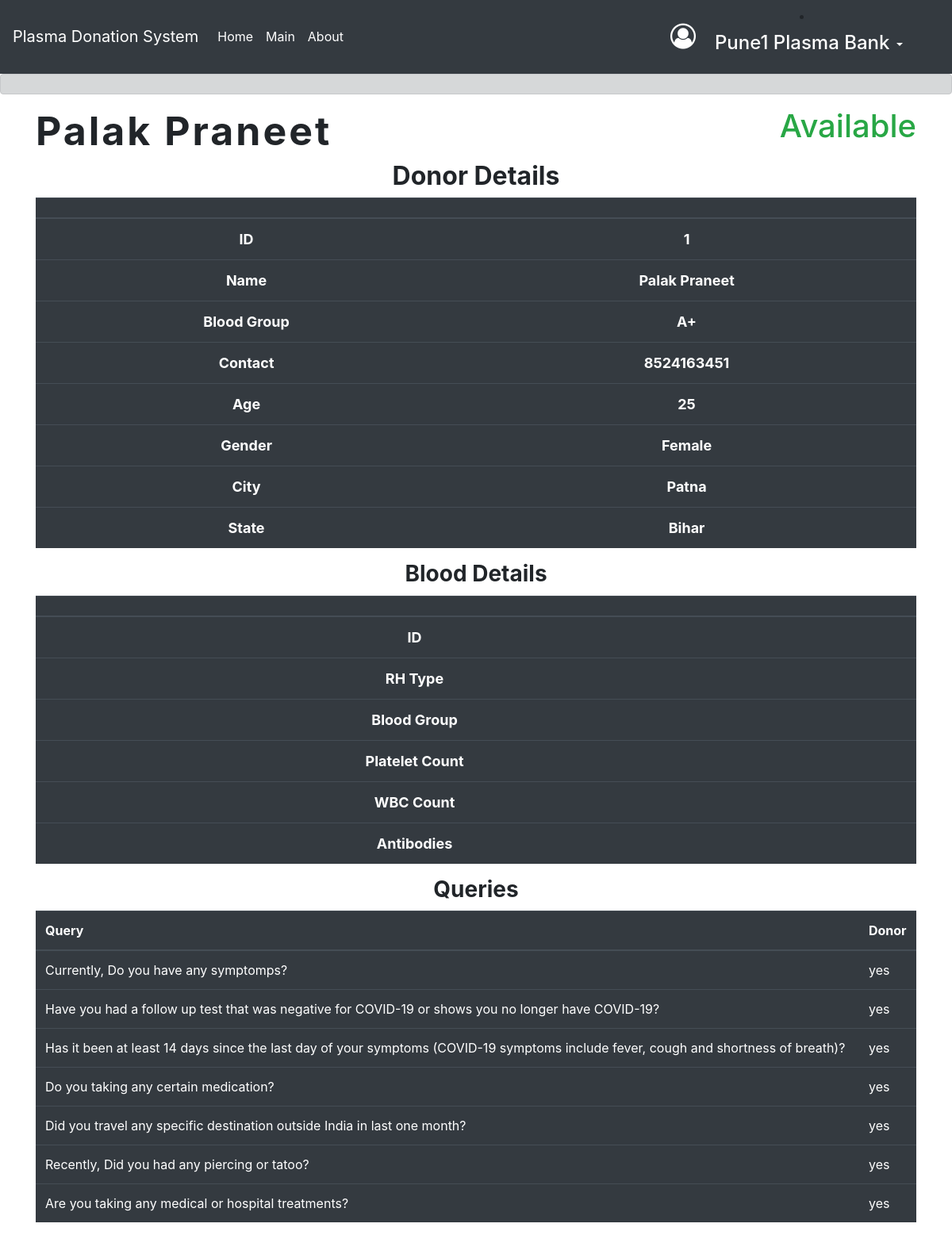
/donorprofile/1 (signed in), run on the app's committed database.
### home/models.py (models this page shows, shortened)
class Donor(models.Model):
    fname = models.CharField(max_length=50)
    lname = models.CharField(max_length=50)
    mobile = models.BigIntegerField()
    blood = models.CharField(max_length=10)
    email = models.CharField(max_length=100)
    age = models.IntegerField()
    gender = models.CharField(max_length=20)
    city = models.CharField(max_length=20)
    state = models.CharField(max_length=30)
    query1 = models.CharField(max_length=10)
    query2 = models.CharField(max_length=10)
    query3 = models.CharField(max_length=10)
    query4 = models.CharField(max_length=10)
    query5 = models.CharField(max_length=10)
    query6 = models.CharField(max_length=10)
    query7 = models.CharField(max_length=10)

### home/views.py (the view)
# urls.py: path('donorprofile/<int:donor_pk>', views.donorprofile, name = "donorprofile"),
def donorprofile(request, donor_pk):
    obj = Donor.objects.all()
    blood_det = blooddetail.objects.all()
    available_ = available.objects.all()
    temp = 0
    temp1= 0
    temp2 = -1
    for i in range(0, len(available_)):
        if available_[i].donor_id == donor_pk:
            temp2 = i
    for i in range(0, len(blood_det)):
        if blood_det[i].donor_id == donor_pk:
            temp = i
            temp1 = 1
            break
    if temp1 == 1:
        return render(request, "home/donorprofile.html", {'obj':obj, 'pk':donor_pk, 'temp':blood_det[temp], 'status':available_[temp2]})
    else:
        return render(request, "home/donorprofile.html", {'obj':obj, 'pk':donor_pk, 'status':available_[temp2]})

### home/templates/home/donorprofile.html (shortened to what this page needs)
{% extends 'base.html' %}
{% block body %}
{% if user.is_authenticated %}
{% if user.last_name == '1' %}
<body>
    {% for o in obj %}
    {% if pk == o.id %}
    <div class="row m-auto container justify-content-between">
      <div class="d-flex">
        <h1 style="font-weight: bold; letter-spacing: 3px; font-size: 50px; ">{{o.fname}} {{o.lname}}</h1>
      </div>
      <div class="d-flex">
        {% if status.available == True %}
          <h1 class="text-success"> Available  </h1>
        {% else %}
          <h1 class="text-danger"> Not Available  </h1>
        {% endif %}
      </div>
    </div>
    <section class="container">
          <h2 class="text-center" style="font-weight: bold;">Donor Details</h2>
        <table class="table table-dark text-center" style="font-weight: bold; font-size: large;">
            <thead>
              <tr>
                <th scope="col"></th>
                <th scope="col"></th>
              </tr>
            </thead>
            <tbody>
                <tr>
                    <td>ID</td>
                    <td> {{o.id}} </td>
                  </tr>
              <tr style="margin: 2px;">
                <td>Name</td>
                <td> {{o.fname}} {{o.lname}} </td>
              </tr>
              <tr>
                <td>Blood Group</td>
                <td> {{o.blood}} </td>
              </tr>
              <tr>
                <td>Contact</td>
                <td>{{o.mobile}}</td>
              </tr>
              <tr>
                <td>Age</td>
                <td>{{o.age}}</td>
              </tr>
              <tr>
                <td>Gender</td>
                <td>{{o.gender}}</td>
              </tr>
              <tr>
                <td>City </td>
                <td>{{o.city}}</td>
              </tr>
              <tr>
                <td>State</td>
                <td>{{o.state}}</td>
              </tr>
            </tbody>
          </table>
          <h3 style="font-weight:bold; margin: 10px;" class="text-center">Blood Details</h3>
          <table class="table table-dark text-center" style="font-weight: bold; font-size: large;">
            <thead>
              <tr>
                <th scope="col"></th>
                <th scope="col"></th>
              </tr>
            </thead>
            <tbody>
                <tr>
                    <td>ID</td>
                    <td> {{temp.id}} </td>
                  </tr>
              <tr style="margin: 2px;">
                <td>RH Type</td>
                <td> {{temp.rhtype}} </td>
              </tr>
              <tr>
                <td>Blood Group</td>
                <td> {{temp.blood_group}} </td>
              </tr>
              <tr>
                <td>Platelet Count</td>
                <td>{{temp.plate}}</td>
              </tr>
              <tr>
                <td>WBC Count</td>
                <td>{{temp.wbc}}</td>
              </tr>
              <tr>
                <td>Antibodies</td>
                <td>{{temp.antibody}}</td>
              </tr>
            </tbody>
          </table>
          <h3 style="font-weight:bold; margin: 10px;" class="text-center">Queries</h3>
          <table class="table table-dark">
            <thead>
              <tr>
                <th scope="col">Query</th>
                <th scope="col">Donor</th>
              </tr>
            </thead>
            <tbody>
                <td>Currently, Do you have any symptomps? </td>
                <td>{{o.query1}}</td>
              <tr>
                <td>Have you had a follow up test that was negative for COVID-19 or shows you no longer have
                    COVID-19? </td>
                <td>{{o.query2}}</td>
              </tr>
              <tr>
                <td>Has it been at least 14 days since the last day of your symptoms (COVID-19 symptoms include
                    fever, cough and shortness of breath)? </td>
                <td>{{o.query3}}</td>
              </tr>
              <tr>
                <td> Do you taking any certain medication? </td>
                <td>{{o.query4}}</td>
              </tr>
              <tr>
                <td> Did you travel any specific destination outside India in last one month? </td>
                <td>{{o.query5}}</td>
              </tr>
              <tr>
                <td> Recently, Did you had any piercing or tatoo? </td>
                <td>{{o.query6}}</td>
              </tr>
              <tr>
                <td> Are you taking any medical or hospital treatments? </td>
                <td>{{o.query7}}</td>
              </tr>
            </tbody>
          </table>
      </section>
    {% endif %}
    {% endfor %}
</body>
{% endif %}
{%else%}
<h2>Please login to View</h2>
{% endif %}
{% endblock %}

### home/templates/base.html (shortened to what this page needs)
<!doctype html>
<html lang="en">
<head>
    <link rel="stylesheet" href="https://stackpath.bootstrapcdn.com/bootstrap/4.5.0/css/bootstrap.min.css"
>
    <link rel="stylesheet" href="https://stackpath.bootstrapcdn.com/font-awesome/4.7.0/css/font-awesome.min.csshttps://stackpath.bootstrapcdn.com/font-awesome/4.7.0/css/font-awesome.min.css">
</head>
<body>
    <nav class="navbar navbar-expand-lg navbar-light bg-dark text-center" style= "background-color: transparent">
        <a class="navbar-brand" href="/" style="color: white;">Plasma Donation System</a>
        <div class="collapse navbar-collapse" id="navbarSupportedContent">
            <ul class="navbar-nav mr-auto">
                <li class="nav-item active">
                    <a class="nav-link" href="/" style="color: white;">Home <span class="sr-only">(current)</span></a>
                </li>
                <li class="nav-item">
                    <a class="nav-link" href="/login" style="color: white;">Main</a>
                </li>
                <li class="nav-item">
                    <a class="nav-link disabled" href="#" tabindex="-1" aria-disabled="true"
                        style="color: white;">About</a>
                </li>
            </ul>
            {% if user.is_authenticated %}
            <i class="fa fa-user-circle-o fa-2x mx-2" style="color: white;"></i>
            <li class="nav-item dropdown" style="margin-right: 30px;">
                <a class="nav-link dropdown-toggle" style="color: white;" href="#" id="navbarDropdown" role="button"
                    data-toggle="dropdown" aria-haspopup="true" aria-expanded="false">
                    <h4 style="color: white; text-transform: capitalize; display: inline-block;">{{ user.first_name }}</h4>
                </a>
            </li>
            {% endif%}
        </div>
    </nav>
    <div class="alert alert-dark" role="alert">
      </div>
    {% block body %}
    {% endblock %}
</body>
</html>

### data on the page
Donor: fname "Palak", lname "Praneet", id "1", blood "A+", mobile "8524163451", age "25", gender "Female", city "Patna", state "Bihar", query1 "yes", query2 "yes", query3 "yes", query4 "yes", query5 "yes", query6 "yes", query7 "yes"

### other printed values
{{ user.first_name }} "Pune1 Plasma Bank"
